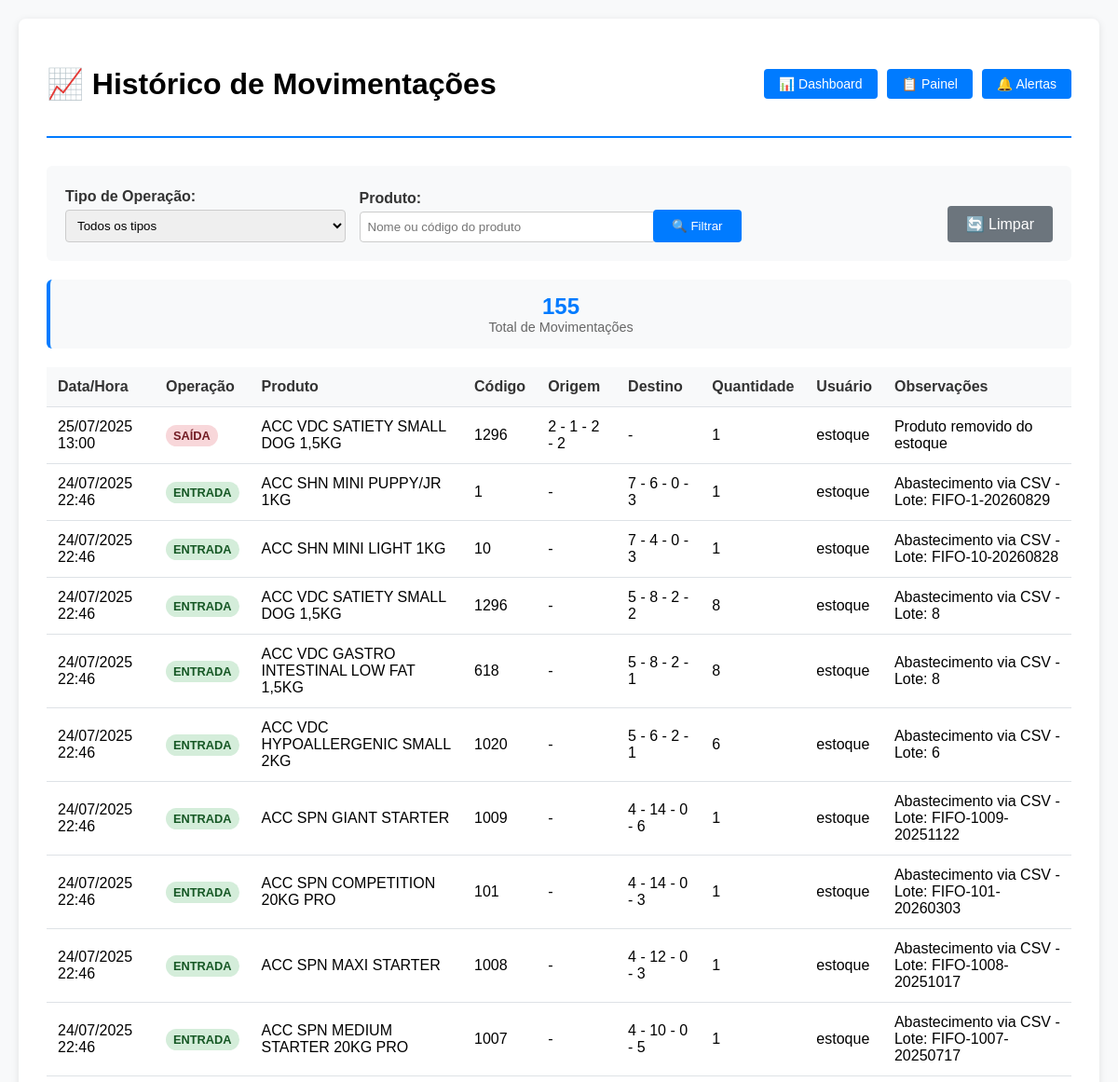
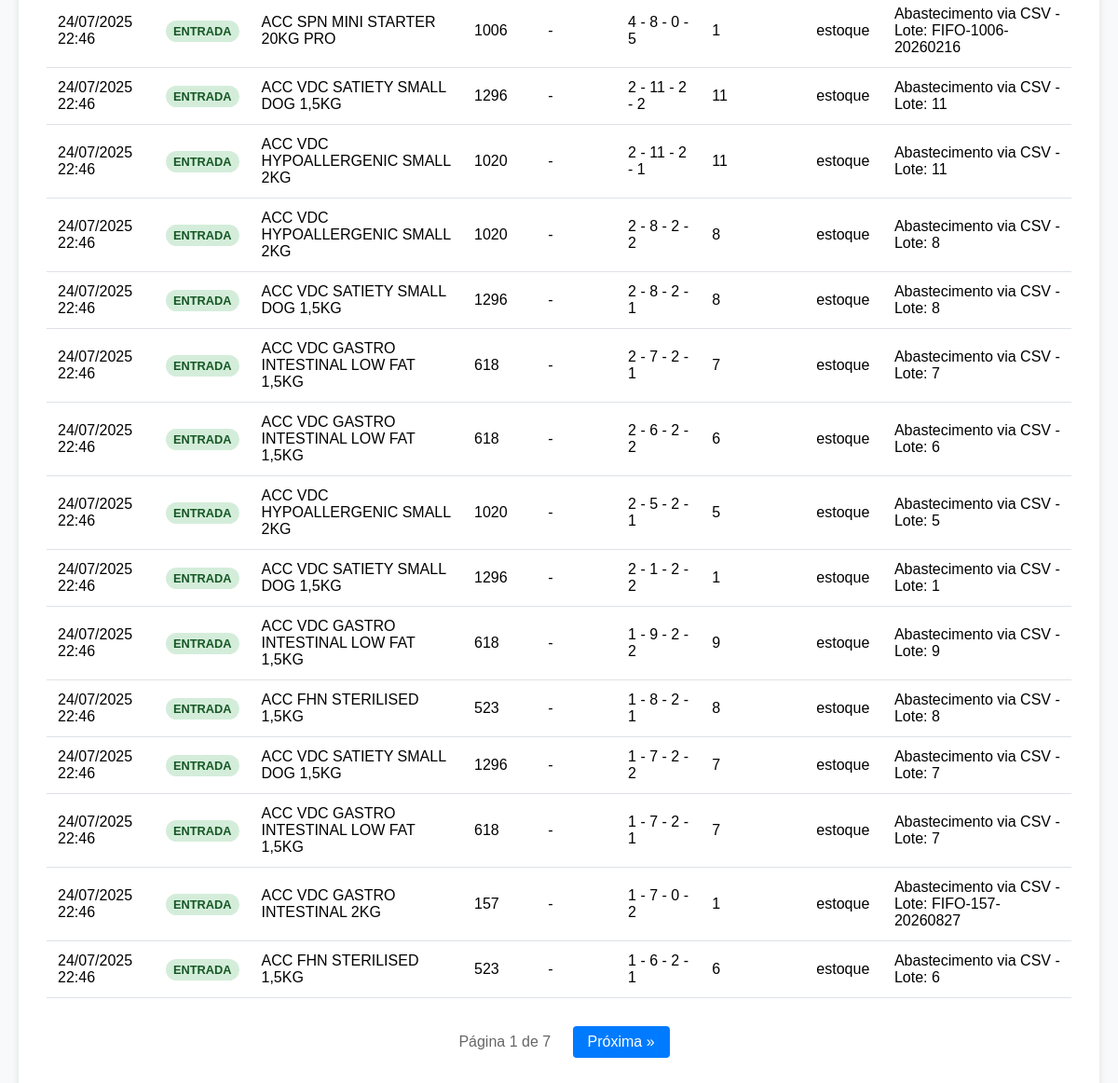
Page /produtos/historico/ (signed in) on the committed database (2 pictures, top to bottom).
### produtos/models.py (models this page shows, shortened)
class HistoricoMovimentacao(models.Model):
    TIPOS_OPERACAO = [
        ('entrada', 'Entrada'),
        ('saida', 'Saída'),
        ('transferencia', 'Transferência'),
        ('ajuste', 'Ajuste de Estoque'),
        ('vencimento', 'Remoção por Vencimento'),
    ]
    produto = models.ForeignKey(Produto, on_delete=models.CASCADE)
    local_origem = models.ForeignKey(Armazenamento, on_delete=models.CASCADE, related_name='movimentacoes_origem', null=True, blank=True)
    local_destino = models.ForeignKey(Armazenamento, on_delete=models.CASCADE, related_name='movimentacoes_destino', null=True, blank=True)
    tipo_operacao = models.CharField(max_length=20, choices=TIPOS_OPERACAO)
    quantidade = models.PositiveIntegerField(default=1)
    data_operacao = models.DateTimeField(auto_now_add=True)
    usuario = models.CharField(max_length=100, blank=True, null=True)
    observacoes = models.TextField(blank=True, null=True)
    class Meta:
        ordering = ['-data_operacao']

class Produto(models.Model):
    nome = models.CharField(max_length=100, validators=[validar_nome_produto])
    codigo = models.CharField(max_length=50, unique=True)
    peso = models.CharField(max_length=50)
    categoria = models.CharField(max_length=100, blank=True, null=True)
    fornecedor = models.CharField(max_length=100, blank=True, null=True)
    created_at = models.DateTimeField(auto_now_add=True, null=True, blank=True)
    updated_at = models.DateTimeField(auto_now=True, null=True, blank=True)

class Armazenamento(models.Model):
    CATEGORIA_CHOICES = [
        ('inteiro', 'Palete Fechado (Nível 2)'),
        ('meio', 'Saída (Nível 0)'),
    ]
    categoria_armazenamento = models.CharField(max_length=10, choices=CATEGORIA_CHOICES, default='inteiro')
    rua = models.CharField(max_length=50)
    predio = models.CharField(max_length=50)
    nivel = models.CharField(max_length=10)
    ap = models.CharField(max_length=10)
    livre = models.BooleanField(default=True)
    capacidade_maxima = models.PositiveIntegerField(default=1)
    observacoes = models.TextField(blank=True, null=True)
    class Meta:
        ordering = ['predio', 'rua', 'nivel', 'ap']
    def __str__(self):
        return f"{self.rua} - {self.predio} - {self.nivel} - {self.ap}"

### produtos/views.py (the view)
# urls.py: path('historico/', views.historico_movimentacoes, name='historico_movimentacoes'),
@login_required
def historico_movimentacoes(request):
    tipo_filtro = request.GET.get('tipo', '')
    produto_filtro = request.GET.get('produto', '')
    movimentacoes = HistoricoMovimentacao.objects.select_related('produto', 'local_origem', 'local_destino')
    if tipo_filtro:
        movimentacoes = movimentacoes.filter(tipo_operacao=tipo_filtro)
    if produto_filtro:
        movimentacoes = movimentacoes.filter(
            Q(produto__nome__icontains=produto_filtro) |
            Q(produto__codigo__icontains=produto_filtro)
        )
    movimentacoes = movimentacoes.order_by('-data_operacao')
    paginator = Paginator(movimentacoes, 25)
    page_number = request.GET.get('page')
    page_obj = paginator.get_page(page_number)
    return render(request, 'produtos/historico.html', {
        'page_obj': page_obj,
        'tipo_filtro': tipo_filtro,
        'produto_filtro': produto_filtro,
        'tipos_operacao': HistoricoMovimentacao.TIPOS_OPERACAO
    })

### produtos/templates/produtos/historico.html (shortened to what this page needs)
<!DOCTYPE html>
<html lang="pt-br">
<head>
</head>
<body>
    <div class="container">
        <div class="header">
            <h1>📈 Histórico de Movimentações</h1>
            <div class="nav-links">
                <a href="{% url 'dashboard' %}">📊 Dashboard</a>
                <a href="{% url 'painel' %}">📋 Painel</a>
                <a href="{% url 'alertas' %}">🔔 Alertas</a>
            </div>
        </div>
        <div class="filter-bar">
            <form method="get">
                <div class="filter-grid">
                    <div class="filter-group">
                        <label for="tipo">Tipo de Operação:</label>
                        <select name="tipo" id="tipo">
                            <option value="">Todos os tipos</option>
                        </select>
                    </div>
                    <div class="filter-group">
                        <label for="produto">Produto:</label>
                        <input type="text" name="produto" id="produto" placeholder="Nome ou código do produto" value="{{ produto_filtro }}">
                    </div>
                    <div class="filter-group">
                        <label>&nbsp;</label>
                        <button type="submit" class="filter-btn">🔍 Filtrar</button>
                    </div>
                    <div class="filter-group">
                        <label>&nbsp;</label>
                        <a href="{% url 'historico_movimentacoes' %}" style="display: inline-block; padding: 10px 20px; background: #6c757d; color: white; text-decoration: none; border-radius: 4px;">
                            🔄 Limpar
                        </a>
                    </div>
                </div>
            </form>
        </div>
        <div class="stats-bar">
            <div class="stat-item">
                <div class="stat-number">{{ page_obj.paginator.count }}</div>
                <div class="stat-label">Total de Movimentações</div>
            </div>
        </div>
        <div class="table-container">
            {% if page_obj %}
            <table>
                <thead>
                    <tr>
                        <th>Data/Hora</th>
                        <th>Operação</th>
                        <th>Produto</th>
                        <th>Código</th>
                        <th>Origem</th>
                        <th>Destino</th>
                        <th>Quantidade</th>
                        <th>Usuário</th>
                        <th>Observações</th>
                    </tr>
                </thead>
                <tbody>
                    {% for movimento in page_obj %}
                    <tr>
                        <td>{{ movimento.data_operacao|date:"d/m/Y H:i" }}</td>
                        <td>
                            <span class="operacao-badge operacao-{{ movimento.tipo_operacao }}">
                                {{ movimento.get_tipo_operacao_display }}
                            </span>
                        </td>
                        <td>{{ movimento.produto.nome }}</td>
                        <td>{{ movimento.produto.codigo }}</td>
                        <td>
                            {% if movimento.local_origem %}
                                {{ movimento.local_origem }}
                            {% else %}
                                -
                            {% endif %}
                        </td>
                        <td>
                            {% if movimento.local_destino %}
                                {{ movimento.local_destino }}
                            {% else %}
                                -
                            {% endif %}
                        </td>
                        <td>{{ movimento.quantidade }}</td>
                        <td>{{ movimento.usuario|default:"Sistema" }}</td>
                        <td>{{ movimento.observacoes|default:"-" }}</td>
                    </tr>
                    {% endfor %}
                </tbody>
            </table>
            {% if page_obj.has_other_pages %}
            <div class="pagination">
                <span style="margin: 0 15px; color: #666;">
                    Página {{ page_obj.number }} de {{ page_obj.paginator.num_pages }}
                </span>
                {% if page_obj.has_next %}
                    <a href="?page={{ page_obj.next_page_number }}{% if tipo_filtro %}&tipo={{ tipo_filtro }}{% endif %}{% if produto_filtro %}&produto={{ produto_filtro }}{% endif %}">Próxima »</a>
                {% endif %}
            </div>
            {% endif %}
            {% else %}
            <div class="empty-state">
                <h3>📝 Nenhuma movimentação encontrada</h3>
                <p>Não há registros de movimentações com os filtros aplicados.</p>
            </div>
            {% endif %}
        </div>
    </div>
</body>
</html>

### produtos/templates/produtos/historico.html (style rules this page uses)
body { font-family: Arial, sans-serif; background: #f8f9fa; margin: 0; padding: 20px; }
.container { max-width: 1400px; margin: 0 auto; background: white; padding: 30px; border-radius: 8px; box-shadow: 0 2px 8px rgba(0,0,0,0.1); }
.header { display: flex; justify-content: space-between; align-items: center; margin-bottom: 30px; padding-bottom: 15px; border-bottom: 2px solid #007bff; }
.nav-links { display: flex; gap: 10px; }
.nav-links a { background: #007bff; color: white; text-decoration: none; padding: 8px 16px; border-radius: 4px; font-size: 14px; }
.filter-bar { background: #f8f9fa; padding: 20px; border-radius: 6px; margin-bottom: 20px; }
.filter-grid { display: grid; grid-template-columns: 1fr 1fr 1fr auto; gap: 15px; align-items: end; }
.filter-group label { display: block; margin-bottom: 5px; font-weight: bold; color: #333; }
.filter-group input, .filter-group select { width: 100%; padding: 8px; border: 1px solid #ccc; border-radius: 4px; }
.filter-btn { padding: 10px 20px; background: #007bff; color: white; border: none; border-radius: 4px; cursor: pointer; }
.table-container { overflow-x: auto; margin-bottom: 20px; }
table { width: 100%; border-collapse: collapse; min-width: 1000px; }
th, td { padding: 12px; text-align: left; border-bottom: 1px solid #dee2e6; }
th { background: #f8f9fa; font-weight: bold; color: #333; position: sticky; top: 0; }
.operacao-badge { padding: 4px 8px; border-radius: 12px; font-size: 0.8rem; font-weight: bold; text-transform: uppercase; }
.operacao-entrada { background: #d4edda; color: #155724; }
.operacao-saida { background: #f8d7da; color: #721c24; }
.pagination { text-align: center; margin-top: 30px; }
.pagination a { display: inline-block; padding: 8px 16px; margin: 0 4px; background: #007bff; color: white; text-decoration: none; border-radius: 4px; }
.stats-bar { display: grid; grid-template-columns: repeat(auto-fit, minmax(150px, 1fr)); gap: 15px; margin-bottom: 20px; }
.stat-item { background: #f8f9fa; padding: 15px; border-radius: 6px; text-align: center; border-left: 4px solid #007bff; }
.stat-number { font-size: 1.5rem; font-weight: bold; color: #007bff; }
.stat-label { font-size: 0.9rem; color: #666; }

### rows in the picture
HistoricoMovimentacao: data_operacao "25/07/2025 13:00", tipo_operacao "SAÍDA", produto.nome "ACC VDC SATIETY SMALL DOG 1,5KG", produto.codigo "1296", local_origem "2 - 1 - 2 - 2", quantidade "1", usuario "estoque", observacoes "Produto removido do estoque"
HistoricoMovimentacao: data_operacao "24/07/2025 22:46", tipo_operacao "ENTRADA", produto.nome "ACC SHN MINI PUPPY/JR 1KG", produto.codigo "1", local_destino "7 - 6 - 0 - 3", quantidade "1", usuario "estoque", observacoes "Abastecimento via CSV - Lote: FIFO-1-20260829"
HistoricoMovimentacao: data_operacao "24/07/2025 22:46", tipo_operacao "ENTRADA", produto.nome "ACC SHN MINI LIGHT 1KG", produto.codigo "10", local_destino "7 - 4 - 0 - 3", quantidade "1", usuario "estoque", observacoes "Abastecimento via CSV - Lote: FIFO-10-20260828"
HistoricoMovimentacao: data_operacao "24/07/2025 22:46", tipo_operacao "ENTRADA", produto.nome "ACC VDC SATIETY SMALL DOG 1,5KG", produto.codigo "1296", local_destino "5 - 8 - 2 - 2", quantidade "8", usuario "estoque", observacoes "Abastecimento via CSV - Lote: 8"
HistoricoMovimentacao: data_operacao "24/07/2025 22:46", tipo_operacao "ENTRADA", produto.nome "ACC VDC GASTRO INTESTINAL LOW FAT 1,5KG", produto.codigo "618", local_destino "5 - 8 - 2 - 1", quantidade "8", usuario "estoque", observacoes "Abastecimento via CSV - Lote: 8"
HistoricoMovimentacao: data_operacao "24/07/2025 22:46", tipo_operacao "ENTRADA", produto.nome "ACC VDC HYPOALLERGENIC SMALL 2KG", produto.codigo "1020", local_destino "5 - 6 - 2 - 1", quantidade "6", usuario "estoque", observacoes "Abastecimento via CSV - Lote: 6"
HistoricoMovimentacao: data_operacao "24/07/2025 22:46", tipo_operacao "ENTRADA", produto.nome "ACC SPN GIANT STARTER", produto.codigo "1009", local_destino "4 - 14 - 0 - 6", quantidade "1", usuario "estoque", observacoes "Abastecimento via CSV - Lote: FIFO-1009-20251122"
HistoricoMovimentacao: data_operacao "24/07/2025 22:46", tipo_operacao "ENTRADA", produto.nome "ACC SPN COMPETITION 20KG PRO", produto.codigo "101", local_destino "4 - 14 - 0 - 3", quantidade "1", usuario "estoque", observacoes "Abastecimento via CSV - Lote: FIFO-101-20260303"
HistoricoMovimentacao: data_operacao "24/07/2025 22:46", tipo_operacao "ENTRADA", produto.nome "ACC SPN MAXI STARTER", produto.codigo "1008", local_destino "4 - 12 - 0 - 3", quantidade "1", usuario "estoque", observacoes "Abastecimento via CSV - Lote: FIFO-1008-20251017"
HistoricoMovimentacao: data_operacao "24/07/2025 22:46", tipo_operacao "ENTRADA", produto.nome "ACC SPN MEDIUM STARTER 20KG PRO", produto.codigo "1007", local_destino "4 - 10 - 0 - 5", quantidade "1", usuario "estoque", observacoes "Abastecimento via CSV - Lote: FIFO-1007-20250717"
HistoricoMovimentacao: data_operacao "24/07/2025 22:46", tipo_operacao "ENTRADA", produto.nome "ACC SPN MINI STARTER 20KG PRO", produto.codigo "1006", local_destino "4 - 8 - 0 - 5", quantidade "1", usuario "estoque", observacoes "Abastecimento via CSV - Lote: FIFO-1006-20260216"
HistoricoMovimentacao: data_operacao "24/07/2025 22:46", tipo_operacao "ENTRADA", produto.nome "ACC VDC SATIETY SMALL DOG 1,5KG", produto.codigo "1296", local_destino "2 - 11 - 2 - 2", quantidade "11", usuario "estoque", observacoes "Abastecimento via CSV - Lote: 11"
HistoricoMovimentacao: data_operacao "24/07/2025 22:46", tipo_operacao "ENTRADA", produto.nome "ACC VDC HYPOALLERGENIC SMALL 2KG", produto.codigo "1020", local_destino "2 - 11 - 2 - 1", quantidade "11", usuario "estoque", observacoes "Abastecimento via CSV - Lote: 11"
HistoricoMovimentacao: data_operacao "24/07/2025 22:46", tipo_operacao "ENTRADA", produto.nome "ACC VDC HYPOALLERGENIC SMALL 2KG", produto.codigo "1020", local_destino "2 - 8 - 2 - 2", quantidade "8", usuario "estoque", observacoes "Abastecimento via CSV - Lote: 8"
HistoricoMovimentacao: data_operacao "24/07/2025 22:46", tipo_operacao "ENTRADA", produto.nome "ACC VDC SATIETY SMALL DOG 1,5KG", produto.codigo "1296", local_destino "2 - 8 - 2 - 1", quantidade "8", usuario "estoque", observacoes "Abastecimento via CSV - Lote: 8"
HistoricoMovimentacao: data_operacao "24/07/2025 22:46", tipo_operacao "ENTRADA", produto.nome "ACC VDC GASTRO INTESTINAL LOW FAT 1,5KG", produto.codigo "618", local_destino "2 - 7 - 2 - 1", quantidade "7", usuario "estoque", observacoes "Abastecimento via CSV - Lote: 7"
HistoricoMovimentacao: data_operacao "24/07/2025 22:46", tipo_operacao "ENTRADA", produto.nome "ACC VDC GASTRO INTESTINAL LOW FAT 1,5KG", produto.codigo "618", local_destino "2 - 6 - 2 - 2", quantidade "6", usuario "estoque", observacoes "Abastecimento via CSV - Lote: 6"
HistoricoMovimentacao: data_operacao "24/07/2025 22:46", tipo_operacao "ENTRADA", produto.nome "ACC VDC HYPOALLERGENIC SMALL 2KG", produto.codigo "1020", local_destino "2 - 5 - 2 - 1", quantidade "5", usuario "estoque", observacoes "Abastecimento via CSV - Lote: 5"
HistoricoMovimentacao: data_operacao "24/07/2025 22:46", tipo_operacao "ENTRADA", produto.nome "ACC VDC SATIETY SMALL DOG 1,5KG", produto.codigo "1296", local_destino "2 - 1 - 2 - 2", quantidade "1", usuario "estoque", observacoes "Abastecimento via CSV - Lote: 1"
HistoricoMovimentacao: data_operacao "24/07/2025 22:46", tipo_operacao "ENTRADA", produto.nome "ACC VDC GASTRO INTESTINAL LOW FAT 1,5KG", produto.codigo "618", local_destino "1 - 9 - 2 - 2", quantidade "9", usuario "estoque", observacoes "Abastecimento via CSV - Lote: 9"
HistoricoMovimentacao: data_operacao "24/07/2025 22:46", tipo_operacao "ENTRADA", produto.nome "ACC FHN STERILISED 1,5KG", produto.codigo "523", local_destino "1 - 8 - 2 - 1", quantidade "8", usuario "estoque", observacoes "Abastecimento via CSV - Lote: 8"
HistoricoMovimentacao: data_operacao "24/07/2025 22:46", tipo_operacao "ENTRADA", produto.nome "ACC VDC SATIETY SMALL DOG 1,5KG", produto.codigo "1296", local_destino "1 - 7 - 2 - 2", quantidade "7", usuario "estoque", observacoes "Abastecimento via CSV - Lote: 7"
HistoricoMovimentacao: data_operacao "24/07/2025 22:46", tipo_operacao "ENTRADA", produto.nome "ACC VDC GASTRO INTESTINAL LOW FAT 1,5KG", produto.codigo "618", local_destino "1 - 7 - 2 - 1", quantidade "7", usuario "estoque", observacoes "Abastecimento via CSV - Lote: 7"
HistoricoMovimentacao: data_operacao "24/07/2025 22:46", tipo_operacao "ENTRADA", produto.nome "ACC VDC GASTRO INTESTINAL 2KG", produto.codigo "157", local_destino "1 - 7 - 0 - 2", quantidade "1", usuario "estoque", observacoes "Abastecimento via CSV - Lote: FIFO-157-20260827"
HistoricoMovimentacao: data_operacao "24/07/2025 22:46", tipo_operacao "ENTRADA", produto.nome "ACC FHN STERILISED 1,5KG", produto.codigo "523", local_destino "1 - 6 - 2 - 1", quantidade "6", usuario "estoque", observacoes "Abastecimento via CSV - Lote: 6"

### other values in the picture
{{ page_obj.paginator.count }} "155"
{{ page_obj.number }} "1"
{{ page_obj.paginator.num_pages }} "7"
